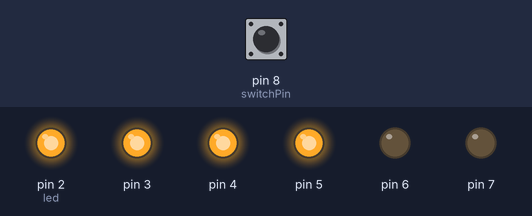
Recording of a sketch running on a simulated Arduino Uno, built with avr-gcc and run on an emulated ATmega328P. Shown: output pins drawn as LEDs (lit = HIGH). Inputs (shaded band) come from the test bench; at power-on: pin 8 (switchPin) LOW.

Above: at 21.4 s.
21.5 s: pin 8 (switchPin) pulled HIGH for 0.15 s
At 22.0 s:
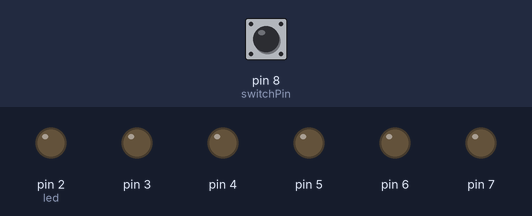
At 32.7 s:
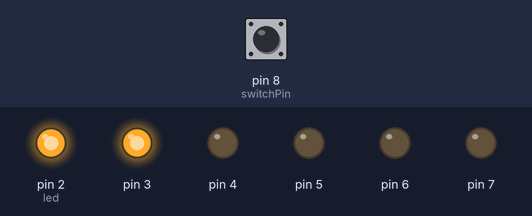
43.6 s: pin 8 (switchPin) pulled HIGH for 1 s
At 50.6 s:
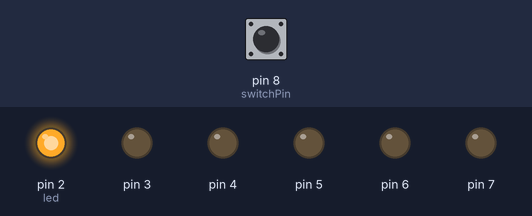
66.1 s: pin 8 (switchPin) pulled HIGH for 3.2 s
Timing chart, 0 to 101.1 s (numbered marks = the images above; inputs shaded):
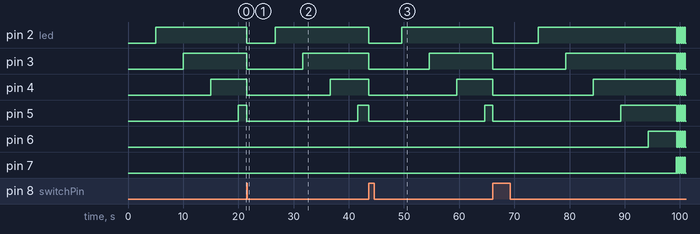

The sketch:

Digital_Hourglass.ino
```cpp
const int switchPin = 8;
unsigned long previousTime = 0;
int switchState = 0;
int prevSwitchState = 0;
int led = 2;
long interval = 5000;

void setup() {
  for(int x = 2; x < 8; x++){
    pinMode(x, OUTPUT);
  }

  pinMode(switchPin, INPUT);
}

void loop() {
  unsigned long currentTime  = millis();
  if(currentTime - previousTime > interval){
    previousTime = currentTime;
    digitalWrite(led, HIGH);
    led++;
  }
  // flash lights when last led lights
  if (led == 8) {
    delay(100);
    for (int flash = 0; flash < 5; flash++) {
      for (int pin = 2; pin < 8; pin++) {
        digitalWrite(pin, LOW);
      }
      delay(200);

      for (int pin = 2; pin < 8; pin++) {
        digitalWrite(pin, HIGH);
      }
      delay(200);
    }
    led++;
  }

  switchState = digitalRead(switchPin);

  if(switchState != prevSwitchState){
    for(int x = 2; x < 8; x++){
      digitalWrite(x, LOW);
    }

    led = 2;
    previousTime = currentTime;
  }
  prevSwitchState = switchState;
}
```

Measured:
- after the input at 21.5 s, pin 6, pin 7: stops changing and stays LOW
- after the input at 43.6 s, pin 6, pin 7: stops changing and stays LOW
